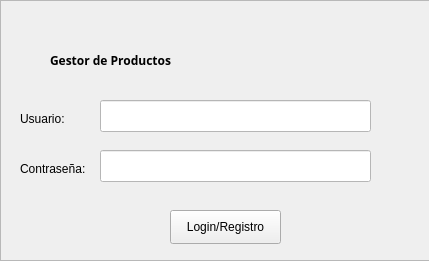
<?xml version="1.0" encoding="UTF-8"?>
<ui version="4.0">
 <class>MainWindow</class>
 <widget class="QMainWindow" name="MainWindow">
  <property name="geometry">
   <rect>
    <x>0</x>
    <y>0</y>
    <width>429</width>
    <height>261</height>
   </rect>
  </property>
  <property name="windowTitle">
   <string>MainWindow</string>
  </property>
  <widget class="QWidget" name="centralwidget">
   <widget class="QFrame" name="frame">
    <property name="geometry">
     <rect>
      <x>0</x>
      <y>0</y>
      <width>431</width>
      <height>261</height>
     </rect>
    </property>
    <property name="frameShape">
     <enum>QFrame::StyledPanel</enum>
    </property>
    <property name="frameShadow">
     <enum>QFrame::Raised</enum>
    </property>
    <widget class="QLabel" name="label">
     <property name="geometry">
      <rect>
       <x>50</x>
       <y>10</y>
       <width>381</width>
       <height>101</height>
      </rect>
     </property>
     <property name="styleSheet">
      <string notr="true">font-family: Comic-Sans;
font: 75 oblique 26pt &quot;Purisa&quot;;</string>
     </property>
     <property name="text">
      <string>&lt;html&gt;&lt;head/&gt;&lt;body&gt;&lt;p&gt;&lt;span style=&quot; font-weight:600; font-family: Comic-Sans;&quot;&gt;Gestor de Productos&lt;/span&gt;&lt;/p&gt;&lt;/body&gt;&lt;/html&gt;</string>
     </property>
    </widget>
    <widget class="QLabel" name="label_2">
     <property name="geometry">
      <rect>
       <x>20</x>
       <y>110</y>
       <width>58</width>
       <height>18</height>
      </rect>
     </property>
     <property name="text">
      <string>Usuario:</string>
     </property>
    </widget>
    <widget class="QLabel" name="label_3">
     <property name="geometry">
      <rect>
       <x>20</x>
       <y>160</y>
       <width>81</width>
       <height>18</height>
      </rect>
     </property>
     <property name="text">
      <string>Contraseña:</string>
     </property>
    </widget>
    <widget class="QLineEdit" name="user">
     <property name="geometry">
      <rect>
       <x>100</x>
       <y>100</y>
       <width>271</width>
       <height>32</height>
      </rect>
     </property>
     <property name="styleSheet">
      <string notr="true">color: black;
background-color: white;
</string>
     </property>
    </widget>
    <widget class="QLineEdit" name="password">
     <property name="geometry">
      <rect>
       <x>100</x>
       <y>150</y>
       <width>271</width>
       <height>32</height>
      </rect>
     </property>
     <property name="styleSheet">
      <string notr="true">color: black;
background-color: white;</string>
     </property>
     <property name="echoMode">
      <enum>QLineEdit::Password</enum>
     </property>
    </widget>
    <widget class="QPushButton" name="ingresar">
     <property name="geometry">
      <rect>
       <x>170</x>
       <y>210</y>
       <width>111</width>
       <height>34</height>
      </rect>
     </property>
     <property name="text">
      <string>Login/Registro</string>
     </property>
    </widget>
   </widget>
  </widget>
 </widget>
 <resources/>
 <connections/>
</ui>
